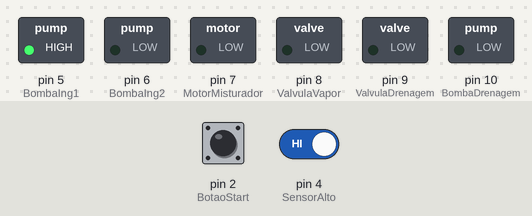
This sketch was run on a simulated Arduino Uno, built with avr-gcc and run on an emulated ATmega328P. Shown: switched loads named in the sketch (green lamp = pin HIGH). Inputs (shaded band) come from the test bench; at power-on: pin 4 (SensorAlto) HIGH, pin 2 (BotaoStart) HIGH.

Above: at 0.1 s.
At 7.0 s:
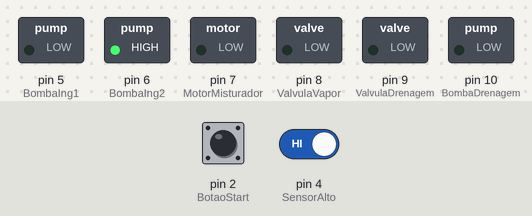
7.1 s: pin 4 (SensorAlto) driven LOW
At 7.6 s:
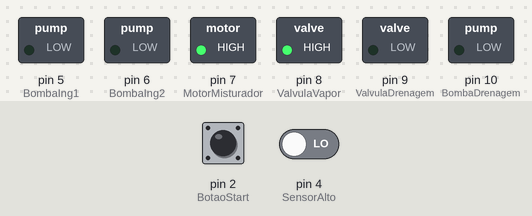
Timing chart, 0 to 10.1 s (numbered marks = the images above; inputs shaded):
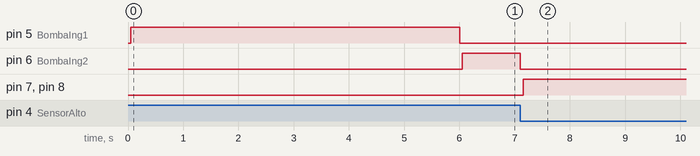

The sketch:

EX2.ino
```cpp
/* ************************************************************************

Colégio SATC
Curso Técnico em Mecatrônica
Disciplina: Sistemas Embarcados
Turma: 3191
Professor: Marcos Antonio Jeremias Coelho

Programa: Exercício 2, Misturador de Tintas Automático (MEF)

Autor: Augusto Bredlau Pinz
Data: 13/06/2026
Versão: 1.3 (Versão Final de Entrega)

************************************************************************ */


const int AguardandoStart = 0;
const int AddIngrediente1 = 1;
const int AddIngrediente2 = 2;
const int MisturandoAquecendo = 3;
const int DrenandoTanque = 4;
const int BotaoStart = 2;
const int SensorBaixo = 3;
const int SensorAlto = 4;
const int BombaIng1 = 5;
const int BombaIng2 = 6;
const int MotorMisturador = 7;
const int ValvulaVapor = 8;
const int ValvulaDrenagem = 9;
const int BombaDrenagem = 10;
int EstadoAtual = AguardandoStart;
unsigned long TempoInicio = 0;
int ContadorCiclos = 0;
bool ProcessoContado = false;

void setup() {
  pinMode(BotaoStart, INPUT_PULLUP);
  pinMode(SensorBaixo, INPUT_PULLUP);
  pinMode(SensorAlto, INPUT_PULLUP);
  pinMode(BombaIng1, OUTPUT);
  pinMode(BombaIng2, OUTPUT);
  pinMode(MotorMisturador, OUTPUT);
  pinMode(ValvulaVapor, OUTPUT);
  pinMode(ValvulaDrenagem, OUTPUT);
  pinMode(BombaDrenagem, OUTPUT);
  desligarAtuadores();
}

void loop() {

  switch (EstadoAtual) {
    case AguardandoStart:
      desligarAtuadores();
      ProcessoContado = false;
      if (digitalRead(BotaoStart) == HIGH) {
        TempoInicio = millis();
        EstadoAtual = AddIngrediente1;
      }
      break;
    case  AddIngrediente1:
      digitalWrite(BombaIng1, HIGH);
      digitalWrite(BombaIng2, LOW);
      if (millis() - TempoInicio >= 6000) {
        digitalWrite(BombaIng1, LOW);
        EstadoAtual = AddIngrediente2;
      }
      break;
    case AddIngrediente2:
      digitalWrite(BombaIng2, HIGH);
      if (digitalRead(SensorAlto) == LOW) {
        digitalWrite(BombaIng2, LOW);
        TempoInicio = millis();
        EstadoAtual = MisturandoAquecendo;
      }
      break;
    case MisturandoAquecendo:
      digitalWrite(MotorMisturador, HIGH);
      digitalWrite(ValvulaVapor, HIGH);
      if (millis() - TempoInicio >= 10000) {
        digitalWrite(MotorMisturador, LOW);
        digitalWrite(ValvulaVapor, LOW);
        EstadoAtual = DrenandoTanque;
      }
      break;
    case DrenandoTanque:
      digitalWrite(ValvulaDrenagem, HIGH);
      digitalWrite(BombaDrenagem, HIGH);
      if (digitalRead(SensorBaixo) == HIGH) {
        digitalWrite(ValvulaDrenagem, LOW);
        digitalWrite(BombaDrenagem, LOW);
        if (!ProcessoContado) {
          ContadorCiclos++;
          ProcessoContado = true;
        }
        EstadoAtual = AguardandoStart;
      }
      break;
  }
  delay(50);
}
void desligarAtuadores() {
  digitalWrite(BombaIng1, LOW);
  digitalWrite(BombaIng2, LOW);
  digitalWrite(MotorMisturador, LOW);
  digitalWrite(ValvulaVapor, LOW);
  digitalWrite(ValvulaDrenagem, LOW);
  digitalWrite(BombaDrenagem, LOW);
}
```

Measured:
- after the input at 7.1 s, pin 6 (BombaIng2): HIGH → LOW at once; pin 7 (MotorMisturador), pin 8 (ValvulaVapor): LOW → HIGH after 0.05 s
